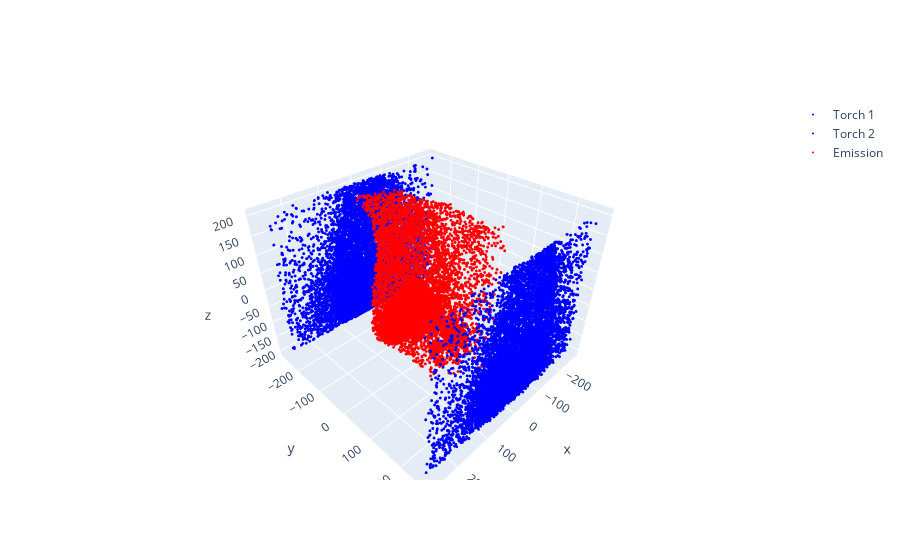

Notebook cell for this chart:
### Code cell
import plotly.graph_objects as go

fig = go.Figure()

fig.add_trace(go.Scatter3d(
    x=df1['global_position'].apply(lambda x: x[0]),
    y=df1['global_position'].apply(lambda x: x[1]),
    z=df1['global_position'].apply(lambda x: x[2]),
    mode='markers',
    marker=dict(
        size=1,
        color='blue'
    ),
    name='Torch 1'
))

fig.add_trace(go.Scatter3d(
    x=df2['global_position'].apply(lambda x: x[0]),
    y=df2['global_position'].apply(lambda x: x[1]),
    z=df2['global_position'].apply(lambda x: x[2]),
    mode='markers',
    marker=dict(
        size=1,
        color='blue'
    ),
    name='Torch 2'
))

fig.add_trace(go.Scatter3d(
    x=df2['emission_position'].apply(lambda x: x[0]),
    y=df2['emission_position'].apply(lambda x: x[1]),
    z=df2['emission_position'].apply(lambda x: x[2]),
    mode='markers',
    marker=dict(
        size=1,
        color='red'
    ),
    name='Emission'
))


fig.show()

### Figure 1 — Plotly figure (JSON) as saved in the notebook; plotly's stock layout.template omitted (floating-point values rounded to 4 significant figures; data arrays with more than 128 entries replaced by an {"elided": "..."} marker saying what was removed)
{"data": [{"marker": {"color": "blue", "size": 1}, "mode": "markers", "name": "Torch 1", "type": "scatter3d", "x": {"elided": "13750 float values"}, "y": {"elided": "13750 float values"}, "z": {"elided": "13750 float values"}}, {"marker": {"color": "blue", "size": 1}, "mode": "markers", "name": "Torch 2", "type": "scatter3d", "x": {"elided": "21041 float values"}, "y": {"elided": "21041 float values"}, "z": {"elided": "21041 float values"}}, {"marker": {"color": "red", "size": 1}, "mode": "markers", "name": "Emission", "type": "scatter3d", "x": {"elided": "21041 float values"}, "y": {"elided": "21041 float values"}, "z": {"elided": "21041 float values"}}], "layout": {}}
